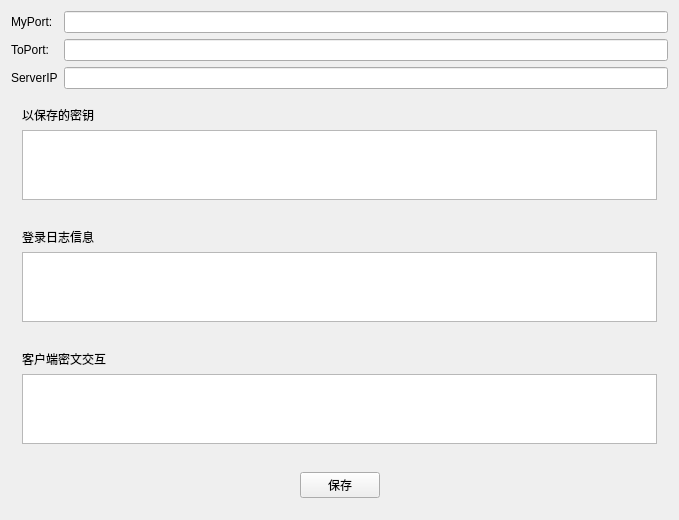
<?xml version="1.0" encoding="UTF-8"?>
<ui version="4.0">
 <class>Widget</class>
 <widget class="QWidget" name="Widget">
  <property name="geometry">
   <rect>
    <x>0</x>
    <y>0</y>
    <width>679</width>
    <height>512</height>
   </rect>
  </property>
  <property name="windowTitle">
   <string>Widget</string>
  </property>
  <layout class="QVBoxLayout" name="verticalLayout_4">
   <item>
    <widget class="QWidget" name="widget" native="true">
     <layout class="QGridLayout" name="gridLayout">
      <property name="leftMargin">
       <number>0</number>
      </property>
      <property name="topMargin">
       <number>0</number>
      </property>
      <property name="rightMargin">
       <number>0</number>
      </property>
      <property name="bottomMargin">
       <number>0</number>
      </property>
      <item row="0" column="0">
       <widget class="QLabel" name="label">
        <property name="text">
         <string>MyPort:</string>
        </property>
       </widget>
      </item>
      <item row="0" column="1">
       <widget class="QLineEdit" name="myport"/>
      </item>
      <item row="1" column="0">
       <widget class="QLabel" name="label_2">
        <property name="text">
         <string>ToPort:</string>
        </property>
       </widget>
      </item>
      <item row="1" column="1">
       <widget class="QLineEdit" name="toport"/>
      </item>
      <item row="2" column="0">
       <widget class="QLabel" name="label_3">
        <property name="text">
         <string>ServerIP</string>
        </property>
       </widget>
      </item>
      <item row="2" column="1">
       <widget class="QLineEdit" name="ServerIP"/>
      </item>
     </layout>
    </widget>
   </item>
   <item>
    <widget class="QWidget" name="widget_2" native="true">
     <layout class="QVBoxLayout" name="verticalLayout">
      <item>
       <widget class="QLabel" name="label_4">
        <property name="text">
         <string>以保存的密钥</string>
        </property>
       </widget>
      </item>
      <item>
       <widget class="QTextEdit" name="record">
        <property name="readOnly">
         <bool>true</bool>
        </property>
       </widget>
      </item>
     </layout>
    </widget>
   </item>
   <item>
    <widget class="QWidget" name="widget_3" native="true">
     <layout class="QVBoxLayout" name="verticalLayout_2">
      <item>
       <widget class="QLabel" name="label_5">
        <property name="text">
         <string>登录日志信息</string>
        </property>
       </widget>
      </item>
      <item>
       <widget class="QTextEdit" name="input">
        <property name="readOnly">
         <bool>true</bool>
        </property>
       </widget>
      </item>
     </layout>
    </widget>
   </item>
   <item>
    <widget class="QWidget" name="widget_5" native="true">
     <layout class="QVBoxLayout" name="verticalLayout_3">
      <item>
       <widget class="QLabel" name="label_6">
        <property name="text">
         <string>客户端密文交互</string>
        </property>
       </widget>
      </item>
      <item>
       <widget class="QTextEdit" name="communicate">
        <property name="readOnly">
         <bool>true</bool>
        </property>
       </widget>
      </item>
     </layout>
    </widget>
   </item>
   <item>
    <widget class="QWidget" name="widget_4" native="true">
     <layout class="QHBoxLayout" name="horizontalLayout">
      <item>
       <spacer name="horizontalSpacer">
        <property name="orientation">
         <enum>Qt::Horizontal</enum>
        </property>
        <property name="sizeHint" stdset="0">
         <size>
          <width>40</width>
          <height>20</height>
         </size>
        </property>
       </spacer>
      </item>
      <item>
       <widget class="QPushButton" name="save">
        <property name="text">
         <string>保存</string>
        </property>
       </widget>
      </item>
      <item>
       <spacer name="horizontalSpacer_2">
        <property name="orientation">
         <enum>Qt::Horizontal</enum>
        </property>
        <property name="sizeHint" stdset="0">
         <size>
          <width>40</width>
          <height>20</height>
         </size>
        </property>
       </spacer>
      </item>
     </layout>
    </widget>
   </item>
  </layout>
 </widget>
 <layoutdefault spacing="6" margin="11"/>
 <resources/>
 <connections/>
</ui>
